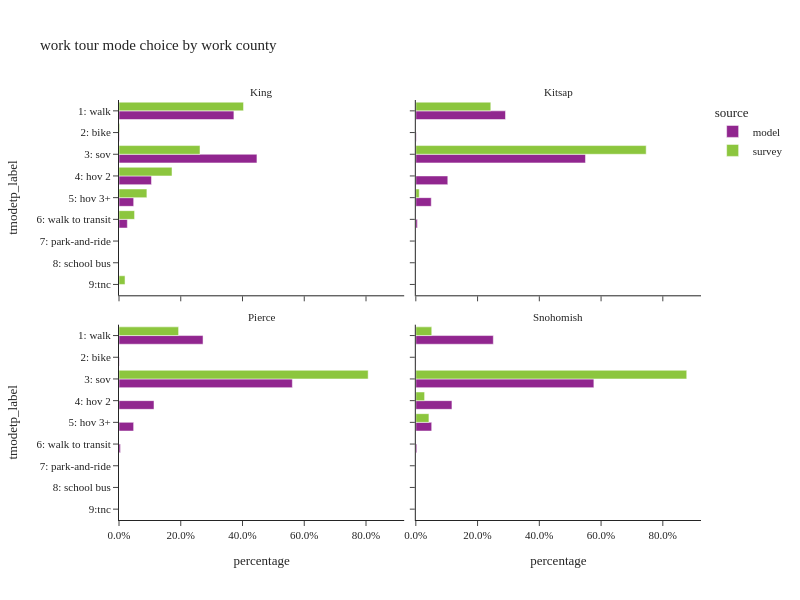

The notebook cell saved with this chart:
### Code cell
incl_county = ["King", "Kitsap", "Pierce", "Snohomish"]

plot_mode_choice(wk_base_subtour.loc[wk_base_subtour["CountyName"].isin(incl_county)],"CountyName",
                 {"CountyName":["King", "Kitsap", "Pierce", "Snohomish"],
                  "tmodetp_label":mode_cat.values()},
                 "work county",
                 2,600)

### Figure 1 — Plotly figure (JSON) as saved in the notebook; plotly's stock layout.template omitted (floating-point values rounded to 4 significant figures)
{"data": [{"alignmentgroup": "True", "customdata": [[40263], [144], [48339], [11380], [5145], [2923]], "hovertemplate": "source=model<br>CountyName=King<br>percentage=%{x}<br>tmodetp_label=%{y}<br>sample count=%{customdata[0]}<extra></extra>", "legendgroup": "model", "marker": {"color": "#91268F", "pattern": {"shape": ""}}, "name": "model", "offsetgroup": "model", "orientation": "h", "showlegend": true, "textposition": "auto", "type": "bar", "x": [0.3721, 0.001331, 0.4468, 0.1052, 0.04755, 0.02702], "xaxis": "x3", "y": ["1: walk", "2: bike", "3: sov", "4: hov 2", "5: hov 3+", "6: walk to transit"], "yaxis": "y3"}, {"alignmentgroup": "True", "customdata": [[1969], [10], [3725], [702], [339], [34]], "hovertemplate": "source=model<br>CountyName=Kitsap<br>percentage=%{x}<br>tmodetp_label=%{y}<br>sample count=%{customdata[0]}<extra></extra>", "legendgroup": "model", "marker": {"color": "#91268F", "pattern": {"shape": ""}}, "name": "model", "offsetgroup": "model", "orientation": "h", "showlegend": false, "textposition": "auto", "type": "bar", "x": [0.2905, 0.001475, 0.5495, 0.1036, 0.05001, 0.005015], "xaxis": "x4", "y": ["1: walk", "2: bike", "3: sov", "4: hov 2", "5: hov 3+", "6: walk to transit"], "yaxis": "y4"}, {"alignmentgroup": "True", "customdata": [[5753], [20], [11867], [2395], [1002], [99]], "hovertemplate": "source=model<br>CountyName=Pierce<br>percentage=%{x}<br>tmodetp_label=%{y}<br>sample count=%{customdata[0]}<extra></extra>", "legendgroup": "model", "marker": {"color": "#91268F", "pattern": {"shape": ""}}, "name": "model", "offsetgroup": "model", "orientation": "h", "showlegend": false, "textposition": "auto", "type": "bar", "x": [0.2722, 0.0009463, 0.5615, 0.1133, 0.04741, 0.004684], "xaxis": "x", "y": ["1: walk", "2: bike", "3: sov", "4: hov 2", "5: hov 3+", "6: walk to transit"], "yaxis": "y"}, {"alignmentgroup": "True", "customdata": [[5166], [13], [11869], [2408], [1058], [67]], "hovertemplate": "source=model<br>CountyName=Snohomish<br>percentage=%{x}<br>tmodetp_label=%{y}<br>sample count=%{customdata[0]}<extra></extra>", "legendgroup": "model", "marker": {"color": "#91268F", "pattern": {"shape": ""}}, "name": "model", "offsetgroup": "model", "orientation": "h", "showlegend": false, "textposition": "auto", "type": "bar", "x": [0.251, 0.0006317, 0.5767, 0.117, 0.05141, 0.003255], "xaxis": "x2", "y": ["1: walk", "2: bike", "3: sov", "4: hov 2", "5: hov 3+", "6: walk to transit"], "yaxis": "y2"}, {"alignmentgroup": "True", "customdata": [[74], [4], [42], [7], [9], [2], [1]], "hovertemplate": "source=survey<br>CountyName=King<br>percentage=%{x}<br>tmodetp_label=%{y}<br>sample count=%{customdata[0]}<extra></extra>", "legendgroup": "survey", "marker": {"color": "#8CC63E", "pattern": {"shape": ""}}, "name": "survey", "offsetgroup": "survey", "orientation": "h", "showlegend": true, "textposition": "auto", "type": "bar", "x": [0.4033, 0.002347, 0.2623, 0.1717, 0.09034, 0.05041, 0.01952], "xaxis": "x3", "y": ["1: walk", "2: bike", "3: sov", "4: hov 2", "5: hov 3+", "6: walk to transit", "9:tnc"], "yaxis": "y3"}, {"alignmentgroup": "True", "customdata": [[2], [4], [1]], "hovertemplate": "source=survey<br>CountyName=Kitsap<br>percentage=%{x}<br>tmodetp_label=%{y}<br>sample count=%{customdata[0]}<extra></extra>", "legendgroup": "survey", "marker": {"color": "#8CC63E", "pattern": {"shape": ""}}, "name": "survey", "offsetgroup": "survey", "orientation": "h", "showlegend": false, "textposition": "auto", "type": "bar", "x": [0.2429, 0.7461, 0.01103], "xaxis": "x4", "y": ["1: walk", "3: sov", "5: hov 3+"], "yaxis": "y4"}, {"alignmentgroup": "True", "customdata": [[1], [8]], "hovertemplate": "source=survey<br>CountyName=Pierce<br>percentage=%{x}<br>tmodetp_label=%{y}<br>sample count=%{customdata[0]}<extra></extra>", "legendgroup": "survey", "marker": {"color": "#8CC63E", "pattern": {"shape": ""}}, "name": "survey", "offsetgroup": "survey", "orientation": "h", "showlegend": false, "textposition": "auto", "type": "bar", "x": [0.193, 0.807], "xaxis": "x", "y": ["1: walk", "3: sov"], "yaxis": "y"}, {"alignmentgroup": "True", "customdata": [[4], [15], [1], [3]], "hovertemplate": "source=survey<br>CountyName=Snohomish<br>percentage=%{x}<br>tmodetp_label=%{y}<br>sample count=%{customdata[0]}<extra></extra>", "legendgroup": "survey", "marker": {"color": "#8CC63E", "pattern": {"shape": ""}}, "name": "survey", "offsetgroup": "survey", "orientation": "h", "showlegend": false, "textposition": "auto", "type": "bar", "x": [0.05161, 0.8775, 0.02844, 0.04247], "xaxis": "x2", "y": ["1: walk", "3: sov", "4: hov 2", "5: hov 3+"], "yaxis": "y2"}], "layout": {"annotations": [{"font": {}, "showarrow": false, "text": "Pierce", "x": 0.245, "xanchor": "center", "xref": "paper", "y": 0.465, "yanchor": "bottom", "yref": "paper"}, {"font": {}, "showarrow": false, "text": "Snohomish", "x": 0.755, "xanchor": "center", "xref": "paper", "y": 0.465, "yanchor": "bottom", "yref": "paper"}, {"font": {}, "showarrow": false, "text": "King", "x": 0.245, "xanchor": "center", "xref": "paper", "y": 1.0, "yanchor": "bottom", "yref": "paper"}, {"font": {}, "showarrow": false, "text": "Kitsap", "x": 0.755, "xanchor": "center", "xref": "paper", "y": 1.0, "yanchor": "bottom", "yref": "paper"}], "barmode": "group", "height": 600, "legend": {"title": {"text": "source"}, "tracegroupgap": 0}, "title": {"text": "work tour mode choice by work county"}, "width": 800, "xaxis": {"anchor": "y", "domain": [0.0, 0.49], "tickformat": ".1%", "title": {"text": "percentage"}}, "xaxis2": {"anchor": "y2", "domain": [0.51, 1.0], "matches": "x", "tickformat": ".1%", "title": {"text": "percentage"}}, "xaxis3": {"anchor": "y3", "domain": [0.0, 0.49], "matches": "x", "showticklabels": false, "tickformat": ".1%"}, "xaxis4": {"anchor": "y4", "domain": [0.51, 1.0], "matches": "x", "showticklabels": false, "tickformat": ".1%"}, "yaxis": {"anchor": "x", "categoryarray": ["9:tnc", "8: school bus", "7: park-and-ride", "6: walk to transit", "5: hov 3+", "4: hov 2", "3: sov", "2: bike", "1: walk"], "categoryorder": "array", "domain": [0.0, 0.465], "title": {"text": "tmodetp_label"}}, "yaxis2": {"anchor": "x2", "domain": [0.0, 0.465], "matches": "y", "showticklabels": false}, "yaxis3": {"anchor": "x3", "categoryarray": ["9:tnc", "8: school bus", "7: park-and-ride", "6: walk to transit", "5: hov 3+", "4: hov 2", "3: sov", "2: bike", "1: walk"], "categoryorder": "array", "domain": [0.535, 1.0], "matches": "y", "title": {"text": "tmodetp_label"}}, "yaxis4": {"anchor": "x4", "domain": [0.535, 1.0], "matches": "y", "showticklabels": false}}}
